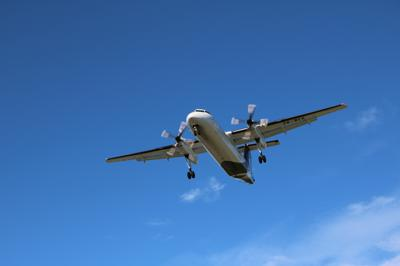
#> input picture 31/Anthlis/image_thumbnail.jpg, 400 x 266 px
$ python code.py -d ../Anthlis
#> lines starting #> are read from the running program, lines starting #| are printed output that depends on the picture
from PIL import Image
import argparse
import os

if __name__ == "__main__":
    description = "Transforms each images in a folder into a thumbnail image. The images must be in png or jpg format."
    parser = argparse.ArgumentParser(description="")
    parser.add_argument('--directory', '-d', type=str, required=True)
    args = parser.parse_args()

    for file in os.listdir(args.directory):
        path = os.path.join(args.directory, file)
        if file.endswith((".jpg",".png", ".jpeg")):
            image = Image.open(path)
#> image is the input picture: PIL image 400x266 RGB; mean R, G, B 64, 115.9, 180.9
            image.thumbnail((100, 100))
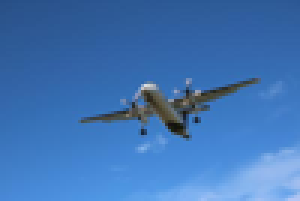
#> image: PIL image 100x67 RGB (shown 3 times larger); mean R, G, B 64, 115.9, 180.9
            image.save(path)
#> pass 2 of the loop `for file in os.listdir(args.directory):`:
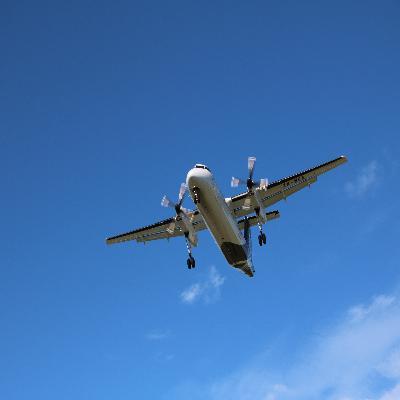
#> input picture 31/Anthlis/new_image_400x400.jpg, 400 x 400 px
#> image is the input picture: PIL image 400x400 RGB; mean R, G, B 64, 115.9, 180.9
#> `image.thumbnail((100, 100))`:
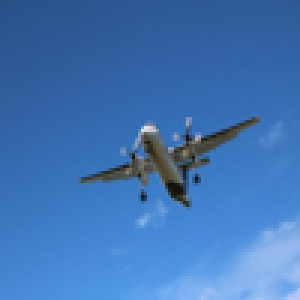
#> image: PIL image 100x100 RGB (shown 3 times larger); mean R, G, B 64.1, 116.1, 181.1
